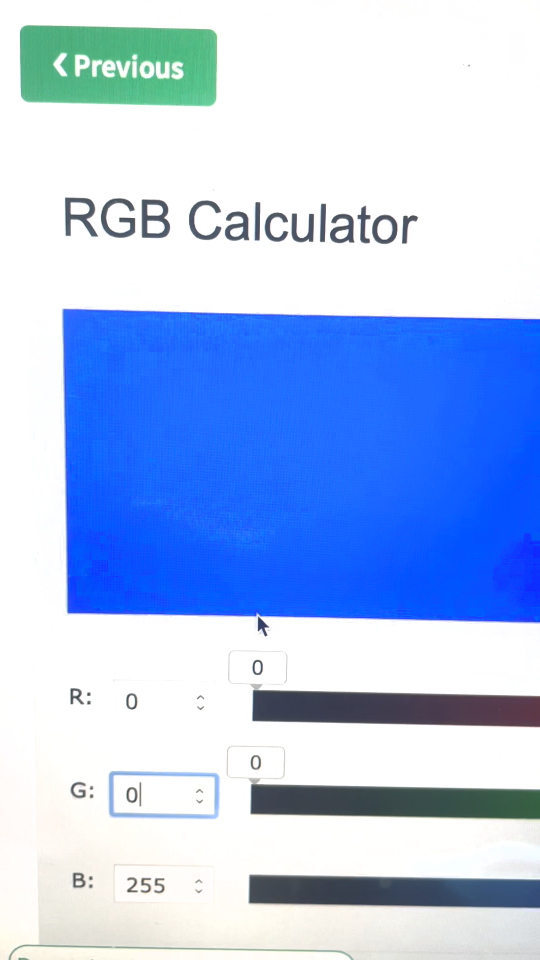
#> input picture frame 11 of colorpicker.MOV, 1080 x 1920 px, given in place of blue.MOV, which was not available (shown at 1/2 size)
$ python task4part1.py
#> lines starting #> are read from the running program, lines starting #| are printed output that depends on the picture; after the words box and inside, x2 and y2 are one past the last pixel; in counts of white or black regions, pixels touching at a corner belong together; pictures that were not available may be replaced by others from this repository, and a replacement may not be noted
"""
References:
    Playing video from File:https://docs.opencv.org/3.0-beta/doc/py_tutorials/py_gui/py_video_display/py_video_display.html
    BoundingBox: https://answers.opencv.org/question/200861/drawing-a-rectangle-around-a-color-as-shown/?fbclid=IwAR3_P7pmzYS7Mw8sSBtK5d7szhg-RNjCkZzlrln65rmqrbxqHm10JTxzG1I%22%22%22
"""
import numpy as np
import cv2

cap = cv2.VideoCapture('blue.MOV') #import video

while True:
    _, frame = cap.read()
#> frame is the input picture: shape (1920, 1080, 3); mean B, G, R 239.3, 196.9, 173
    # Convert BGR to HSV
    hsv = cv2.cvtColor(frame, cv2.COLOR_BGR2HSV)
#> hsv: shape (1920, 1080, 3); mean H, S, V 49.5, 73.8, 241.9
    # define range of blue color in HSV
    lower_blue = np.array([100,50,50])
    upper_blue = np.array([130,255,255])
    # Threshold the HSV image to get only blue colors
    mask = cv2.inRange (hsv, lower_blue, upper_blue)
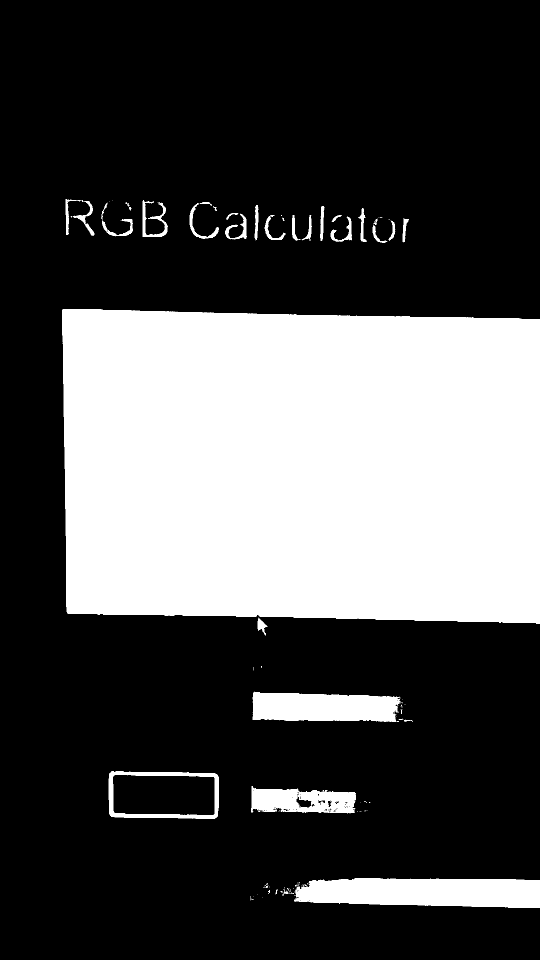
#> mask: shape (1920, 1080) (shown at 1/2 size); 30.9% white; 112 white regions (79 under 20 px)
    bluecnts = cv2.findContours(mask.copy(),
                              cv2.RETR_EXTERNAL,
                              cv2.CHAIN_APPROX_SIMPLE)[-2]
#> bluecnts = 109 contours, 80 with area under 20; largest, box (x1, y1, x2, y2) and area: (124, 618, 1080, 1248) 576573, (588, 1756, 1080, 1816) 24605, (217, 1542, 438, 1638) 19880, (505, 1383, 801, 1444) 14886, (502, 1572, 712, 1628) 8665

    if len(bluecnts)>0:
        blue_area = max(bluecnts, key=cv2.contourArea)
#> blue_area = contour of 231 points, box (x1, y1, x2, y2) (124, 618, 1080, 1248), area 576573
        (xg,yg,wg,hg) = cv2.boundingRect(blue_area)
#> xg = 124; yg = 618; wg = 956; hg = 630
        cv2.rectangle(frame,(xg,yg),(xg+wg, yg+hg),(0,255,0),2)
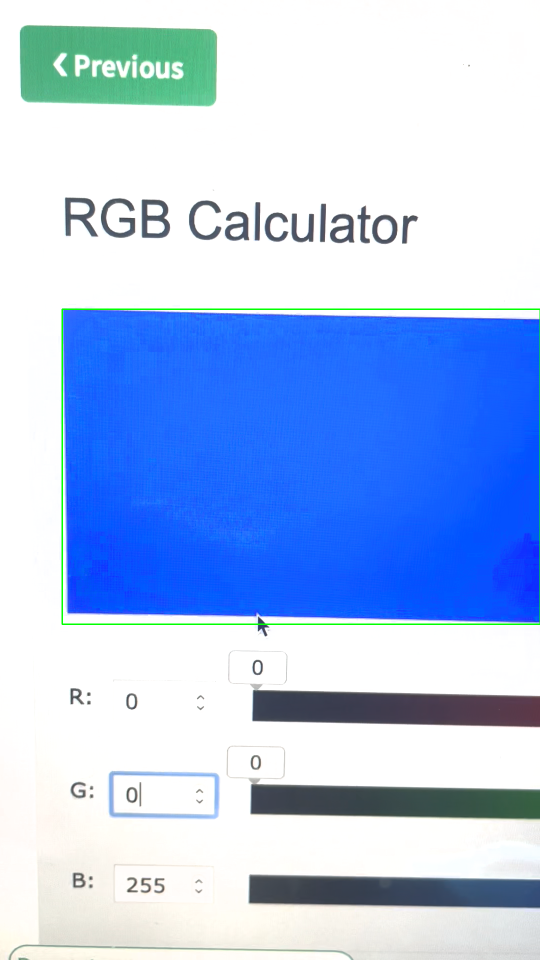
#> frame: shape (1920, 1080, 3) (shown at 1/2 size); 0.4% of pixels changed, all inside (x1, y1, x2, y2) = (123, 617, 1080, 1250)

    cv2.imshow('frame',frame)
    #cv2.imshow('mask',mask)

    k = cv2.waitKey(5)
#> (key Esc is pressed here)
    if k == 27:
        break

cap.release()
cv2.destroyAllWindows()

$ run again, starting later in the video
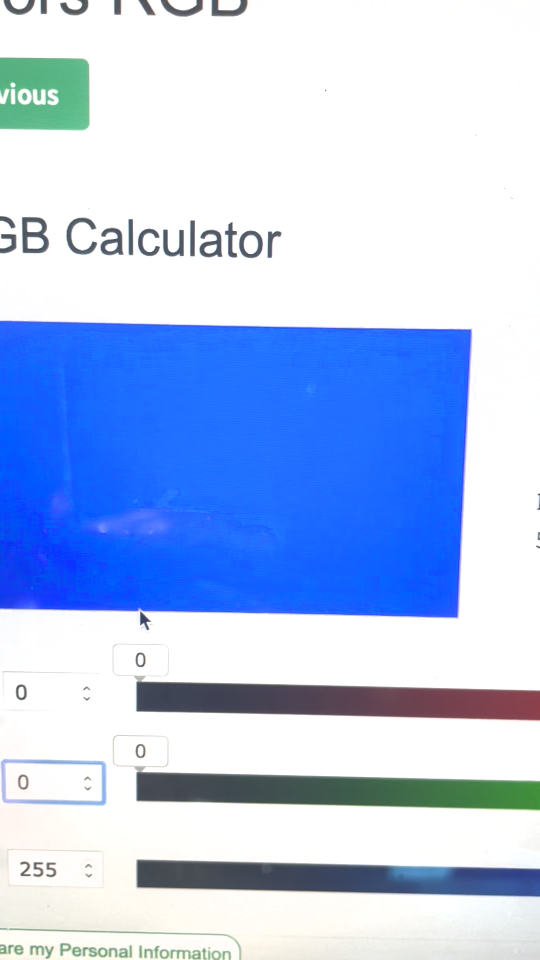
#> input picture frame 49 of colorpicker.MOV, 1080 x 1920 px, given in place of blue.MOV, which was not available (shown at 1/2 size)
#> frame is the input picture: shape (1920, 1080, 3); mean B, G, R 239.1, 200.1, 179.2
#> hsv: shape (1920, 1080, 3); mean H, S, V 47.4, 67.6, 241.5
#> `mask = cv2.inRange (hsv, lower_blue, upper_blue)`:
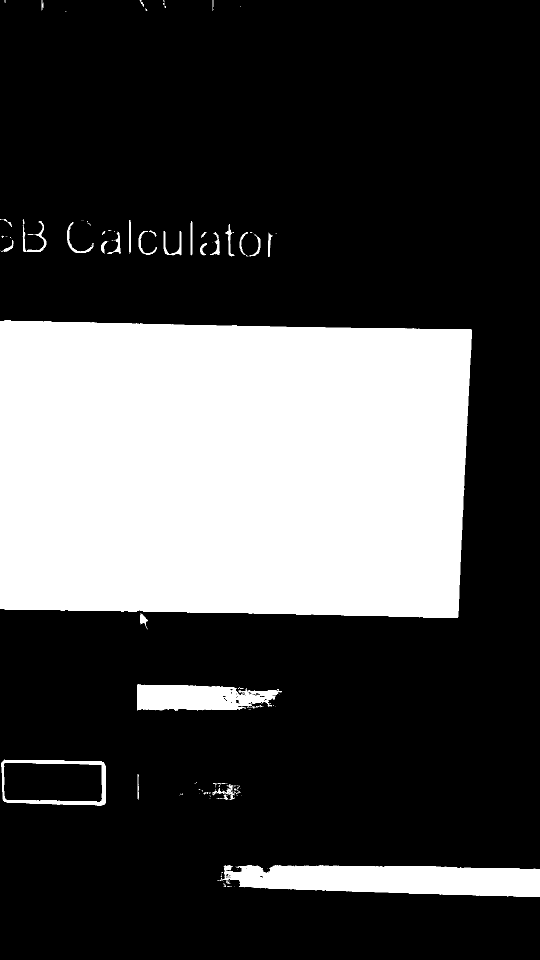
#> mask: shape (1920, 1080) (shown at 1/2 size); 28.4% white; 120 white regions (88 under 20 px)
#> bluecnts = 119 contours, 92 with area under 20; largest, box (x1, y1, x2, y2) and area: (0, 640, 944, 1236) 534628, (435, 1730, 1080, 1794) 31066, (2, 1518, 212, 1612) 17904, (274, 1368, 564, 1422) 11481, (45, 438, 93, 504) 498
#> blue_area = contour of 216 points, box (x1, y1, x2, y2) (0, 640, 944, 1236), area 534628
#> xg = 0; yg = 640; wg = 944; hg = 596
#> `cv2.rectangle(frame,(xg,yg),(xg+wg, yg+hg),(0,255,0),2)`:
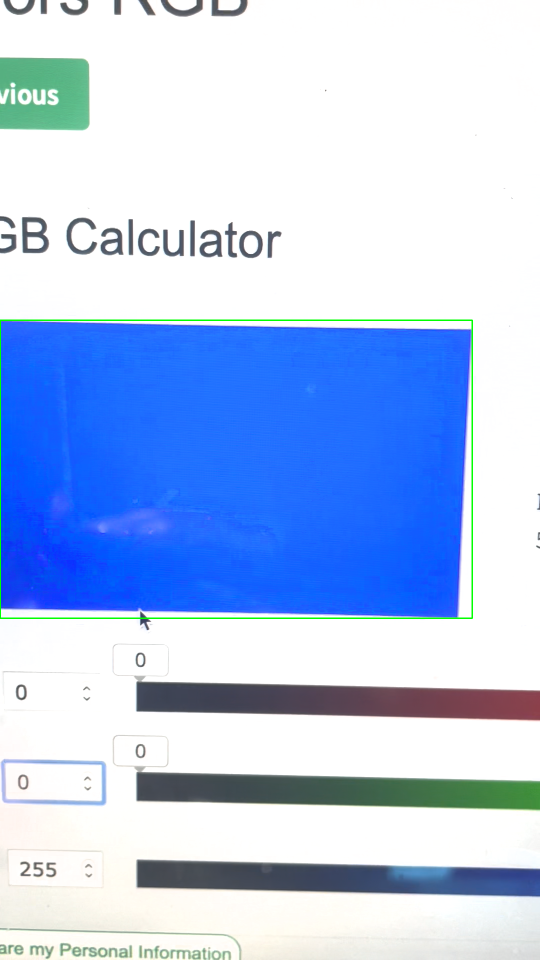
#> frame: shape (1920, 1080, 3) (shown at 1/2 size); 0.42% of pixels changed, all inside (x1, y1, x2, y2) = (0, 639, 946, 1238)

$ run again, starting later in the video
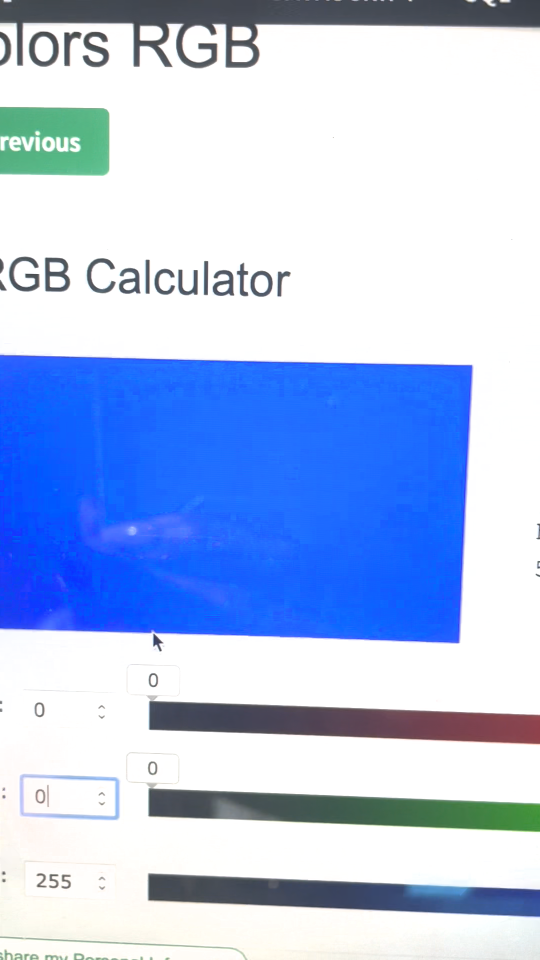
#> input picture frame 88 of colorpicker.MOV, 1080 x 1920 px, given in place of blue.MOV, which was not available (shown at 1/2 size)
#> frame is the input picture: shape (1920, 1080, 3); mean B, G, R 235.2, 196.9, 177
#> hsv: shape (1920, 1080, 3); mean H, S, V 47.7, 66.2, 237.6
#> `mask = cv2.inRange (hsv, lower_blue, upper_blue)`:
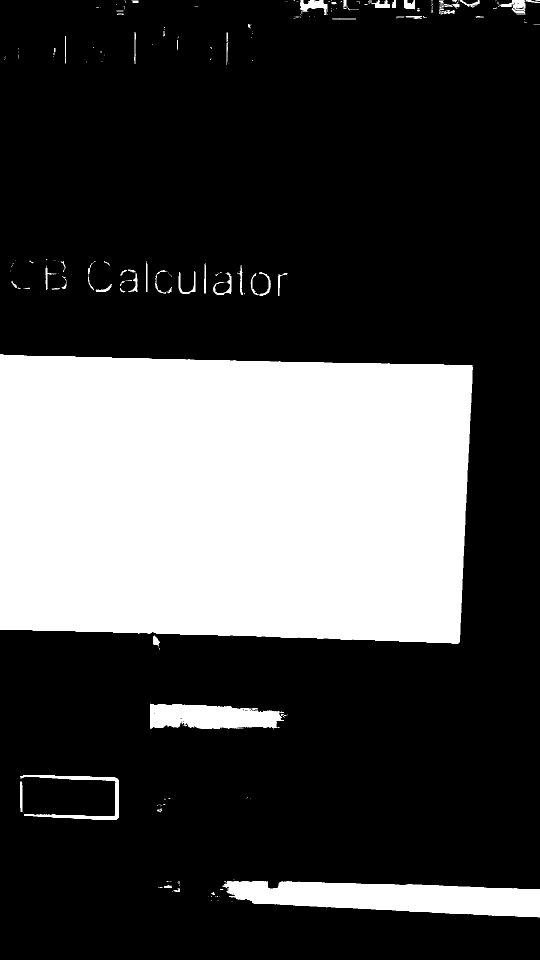
#> mask: shape (1920, 1080) (shown at 1/2 size); 27.4% white; 229 white regions (167 under 20 px)
#> bluecnts = 229 contours, 183 with area under 20; largest, box (x1, y1, x2, y2) and area: (0, 708, 946, 1288) 513303, (445, 1762, 1080, 1835) 30723, (300, 1407, 568, 1459) 10394, (40, 1550, 238, 1640) 2554, (600, 0, 656, 30) 792
#> blue_area = contour of 206 points, box (x1, y1, x2, y2) (0, 708, 946, 1288), area 513303
#> xg = 0; yg = 708; wg = 946; hg = 580
#> `cv2.rectangle(frame,(xg,yg),(xg+wg, yg+hg),(0,255,0),2)`:
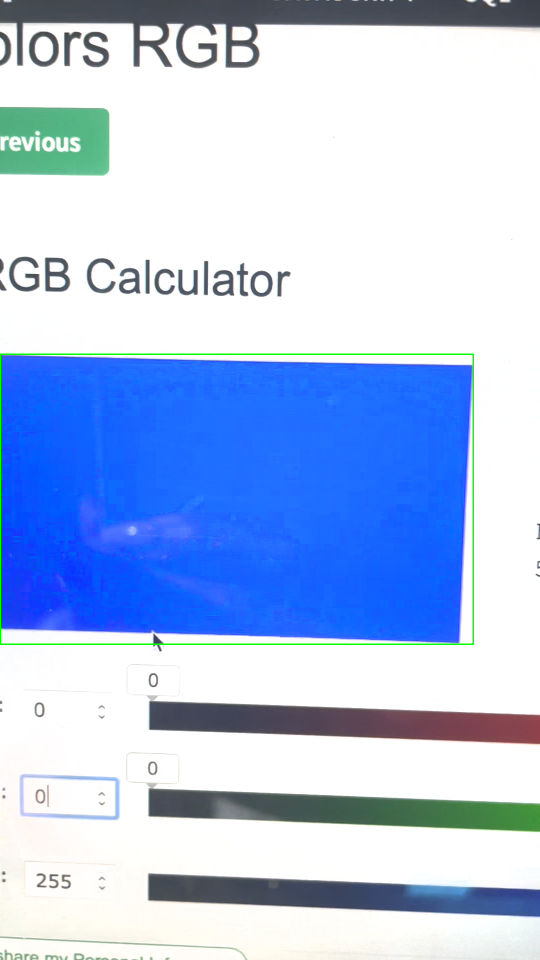
#> frame: shape (1920, 1080, 3) (shown at 1/2 size); 0.41% of pixels changed, all inside (x1, y1, x2, y2) = (0, 707, 948, 1290)
